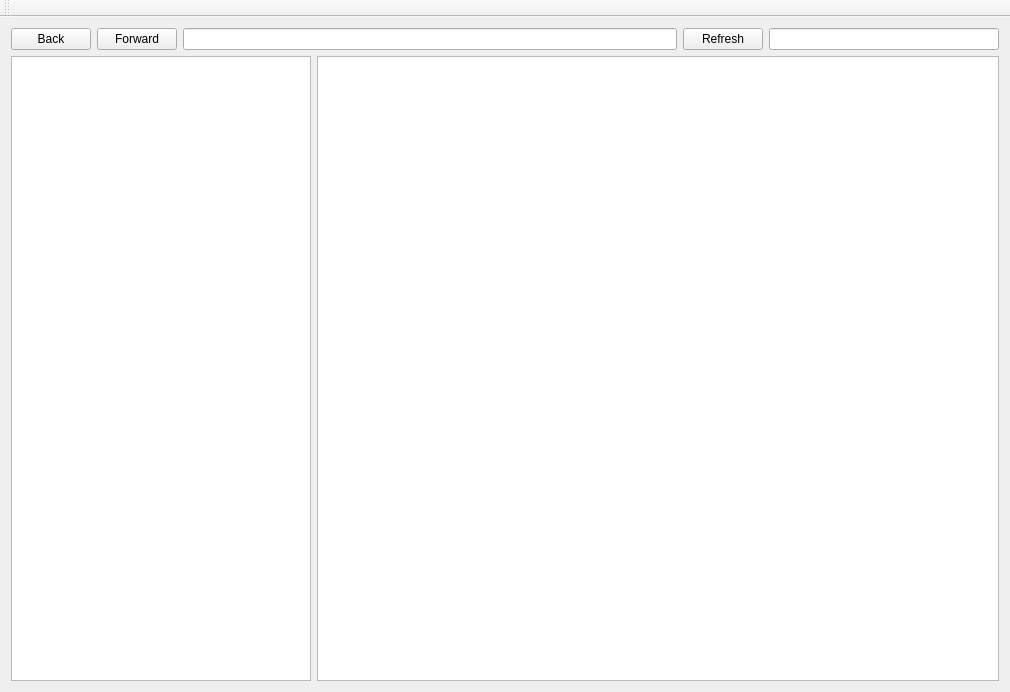
<?xml version="1.0" encoding="UTF-8"?>
<ui version="4.0">
 <class>MainWindow</class>
 <widget class="QMainWindow" name="MainWindow">
  <property name="geometry">
   <rect>
    <x>0</x>
    <y>0</y>
    <width>1010</width>
    <height>692</height>
   </rect>
  </property>
  <property name="windowTitle">
   <string>MainWindow</string>
  </property>
  <widget class="QWidget" name="centralWidget">
   <layout class="QVBoxLayout" name="verticalLayout_2">
    <item>
     <layout class="QVBoxLayout" name="verticalLayout">
      <property name="sizeConstraint">
       <enum>QLayout::SetNoConstraint</enum>
      </property>
      <item>
       <layout class="QHBoxLayout" name="horizontalLayout_4">
        <item>
         <layout class="QHBoxLayout" name="horizontalLayout_3">
          <item>
           <layout class="QHBoxLayout" name="horizontalLayout">
            <item>
             <widget class="QPushButton" name="btn_back">
              <property name="text">
               <string>Back</string>
              </property>
             </widget>
            </item>
            <item>
             <widget class="QPushButton" name="btn_forward">
              <property name="text">
               <string>Forward</string>
              </property>
             </widget>
            </item>
           </layout>
          </item>
          <item>
           <layout class="QHBoxLayout" name="horizontalLayout_2">
            <item>
             <widget class="QLineEdit" name="le_path">
              <property name="sizePolicy">
               <sizepolicy hsizetype="MinimumExpanding" vsizetype="Fixed">
                <horstretch>0</horstretch>
                <verstretch>0</verstretch>
               </sizepolicy>
              </property>
              <property name="minimumSize">
               <size>
                <width>230</width>
                <height>0</height>
               </size>
              </property>
             </widget>
            </item>
            <item>
             <widget class="QPushButton" name="pushButton_3">
              <property name="text">
               <string>Refresh</string>
              </property>
             </widget>
            </item>
            <item>
             <widget class="QLineEdit" name="le_search">
              <property name="sizePolicy">
               <sizepolicy hsizetype="Minimum" vsizetype="Fixed">
                <horstretch>0</horstretch>
                <verstretch>0</verstretch>
               </sizepolicy>
              </property>
              <property name="minimumSize">
               <size>
                <width>230</width>
                <height>0</height>
               </size>
              </property>
              <property name="toolTip">
               <string>Search</string>
              </property>
              <property name="statusTip">
               <string/>
              </property>
              <property name="inputMask">
               <string/>
              </property>
              <property name="text">
               <string/>
              </property>
             </widget>
            </item>
           </layout>
          </item>
         </layout>
        </item>
       </layout>
      </item>
      <item>
       <layout class="QHBoxLayout" name="horizontalLayout_5">
        <item>
         <widget class="QTreeView" name="treeView">
          <property name="sizePolicy">
           <sizepolicy hsizetype="Expanding" vsizetype="Expanding">
            <horstretch>0</horstretch>
            <verstretch>0</verstretch>
           </sizepolicy>
          </property>
          <property name="minimumSize">
           <size>
            <width>100</width>
            <height>0</height>
           </size>
          </property>
          <property name="maximumSize">
           <size>
            <width>300</width>
            <height>16777215</height>
           </size>
          </property>
         </widget>
        </item>
        <item>
         <widget class="QTableView" name="tableView">
          <property name="minimumSize">
           <size>
            <width>300</width>
            <height>0</height>
           </size>
          </property>
         </widget>
        </item>
       </layout>
      </item>
     </layout>
    </item>
   </layout>
   <zorder>btn_back</zorder>
   <zorder>btn_forward</zorder>
   <zorder>le_path</zorder>
   <zorder>pushButton_3</zorder>
   <zorder>groupBox</zorder>
   <zorder>treeView</zorder>
   <zorder>tableView</zorder>
   <zorder></zorder>
   <zorder>treeView</zorder>
   <zorder>tableView</zorder>
   <zorder>tableView</zorder>
   <zorder>treeView</zorder>
   <zorder></zorder>
  </widget>
  <widget class="QToolBar" name="mainToolBar">
   <attribute name="toolBarArea">
    <enum>TopToolBarArea</enum>
   </attribute>
   <attribute name="toolBarBreak">
    <bool>true</bool>
   </attribute>
  </widget>
 </widget>
 <layoutdefault spacing="6" margin="11"/>
 <resources/>
 <connections/>
</ui>
